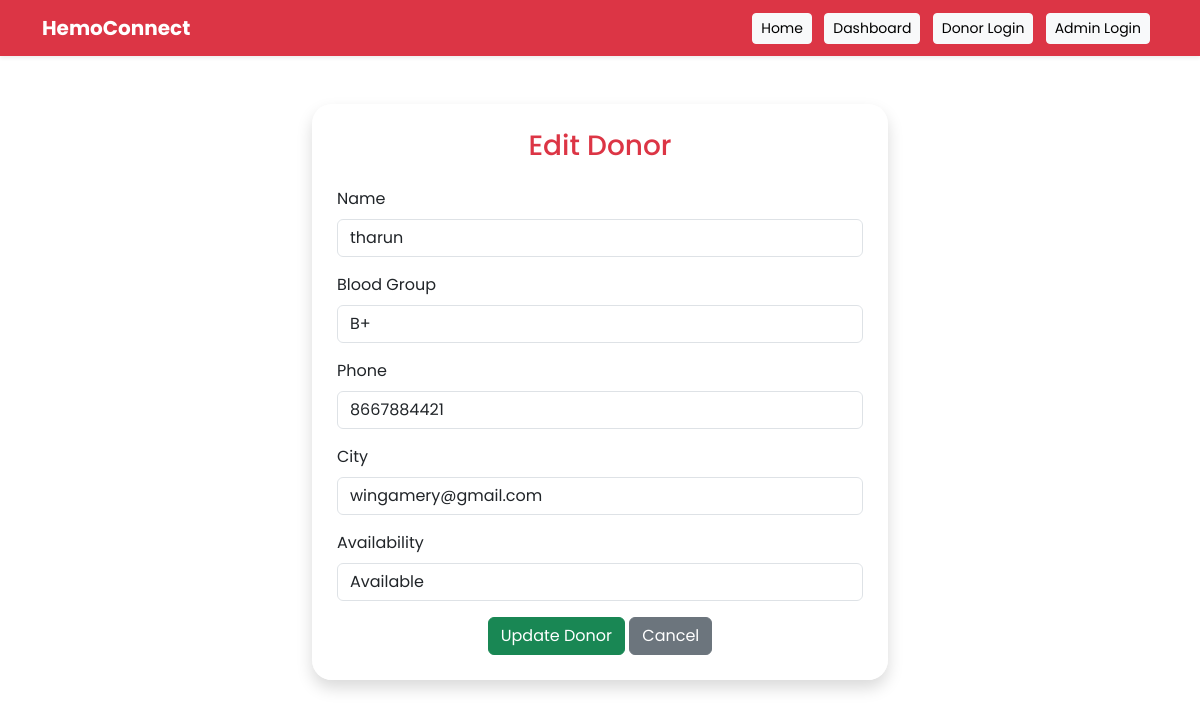
/edit/6, run on the app's committed database.
### tables this page shows
CREATE TABLE donors (
id INTEGER PRIMARY KEY AUTOINCREMENT,
name TEXT,
blood_group TEXT,
phone TEXT,
email TEXT,
city TEXT,
age INTEGER,
last_donated TEXT,
units INTEGER,
availability TEXT,
username TEXT,
password TEXT
);

### app.py (the view, shortened to what this page needs)
@app.route("/edit/<int:id>", methods=["GET","POST"])
def edit_donor(id):
    conn = sqlite3.connect("blood.db")
    cursor = conn.cursor()
    cursor.execute("SELECT * FROM donors WHERE id=?", (id,))
    donor = cursor.fetchone()
    conn.close()
    return render_template("edit.html", donor=donor)

### templates/edit.html (shortened to what this page needs)
{% extends "base.html" %}
{% block content %}
<div class="container mt-5" style="max-width:600px;">
<div class="card shadow p-4">
<h3 class="text-center mb-4 text-danger">Edit Donor</h3>
<form method="POST">
<div class="mb-3">
<label class="form-label">Name</label>
<input type="text" name="name" class="form-control" value="{{ donor[1] }}" required>
</div>
<div class="mb-3">
<label class="form-label">Blood Group</label>
<input type="text" name="blood_group" class="form-control" value="{{ donor[2] }}" required>
</div>
<div class="mb-3">
<label class="form-label">Phone</label>
<input type="text" name="phone" class="form-control" value="{{ donor[3] }}" required>
</div>
<div class="mb-3">
<label class="form-label">City</label>
<input type="text" name="city" class="form-control" value="{{ donor[4] }}" required>
</div>
<div class="mb-3">
<label class="form-label">Availability</label>
<select name="availability" class="form-control">
<option value="Available">Available</option>
</select>
</div>
<div class="text-center">
<button type="submit" class="btn btn-success">Update Donor</button>
<a href="/donors" class="btn btn-secondary">Cancel</a>
</div>
</form>
</div>
</div>
{% endblock %}

### static/style.css (style rules this page uses)
.card { border-radius: 20px; backdrop-filter: blur(10px); background: rgba(255, 255, 255, 0.6); border: 1px solid rgba(255, 255, 255, 0.3); transition: all 0.3s ease; }

### templates/base.html (style rules this page uses)
body { font-family: 'Poppins', sans-serif; }

### data on the page
donors: name "tharun", blood_group "B+", phone "8667884421", city "wingamery@gmail.com"
